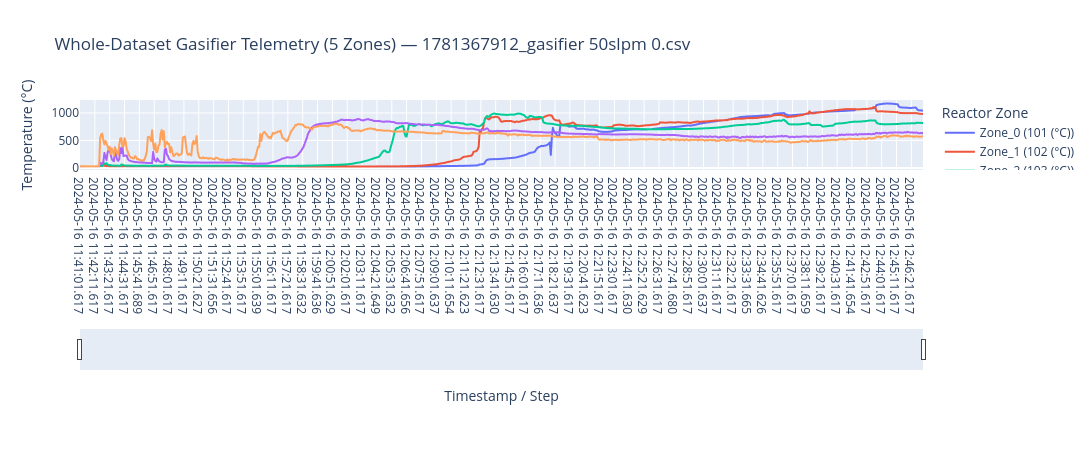
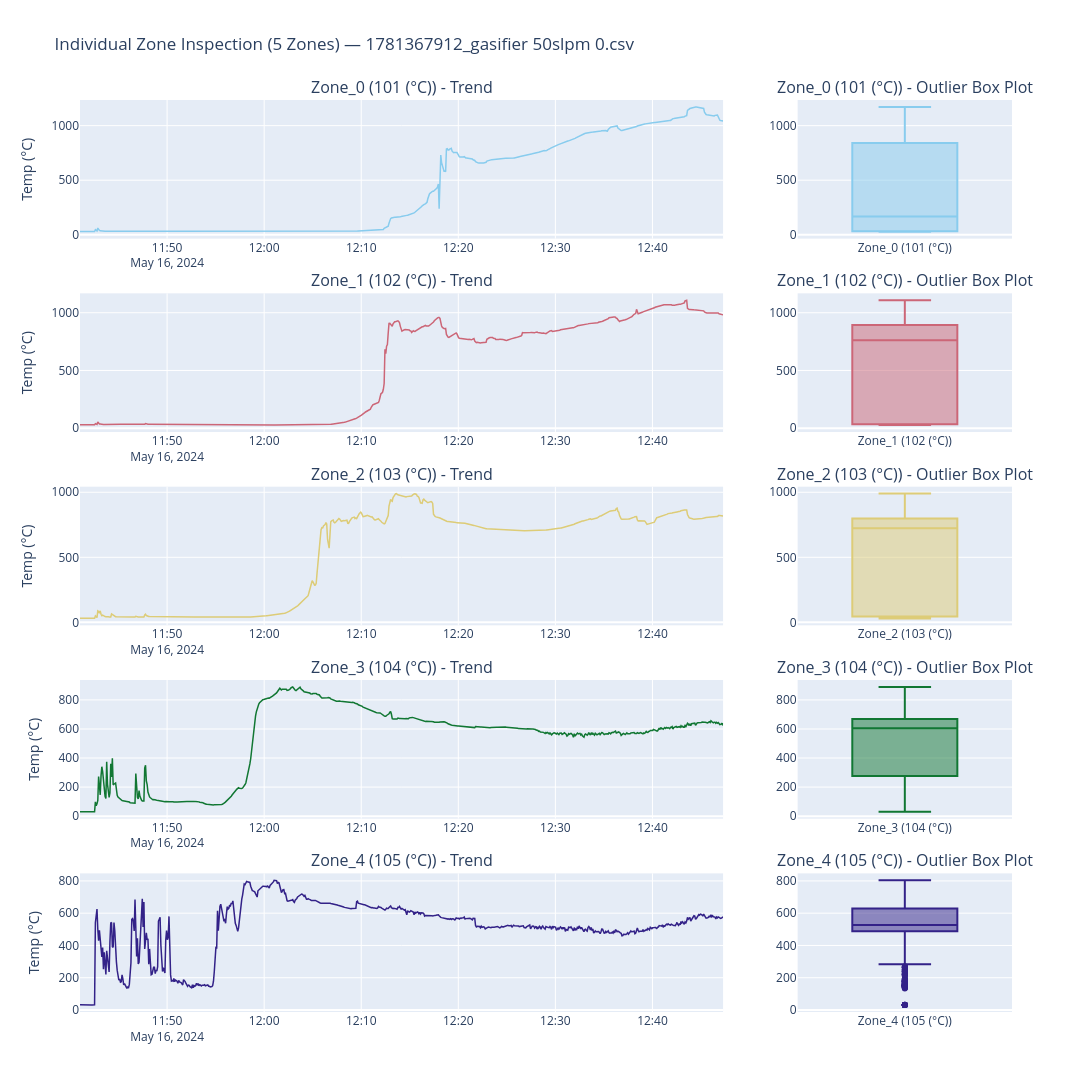
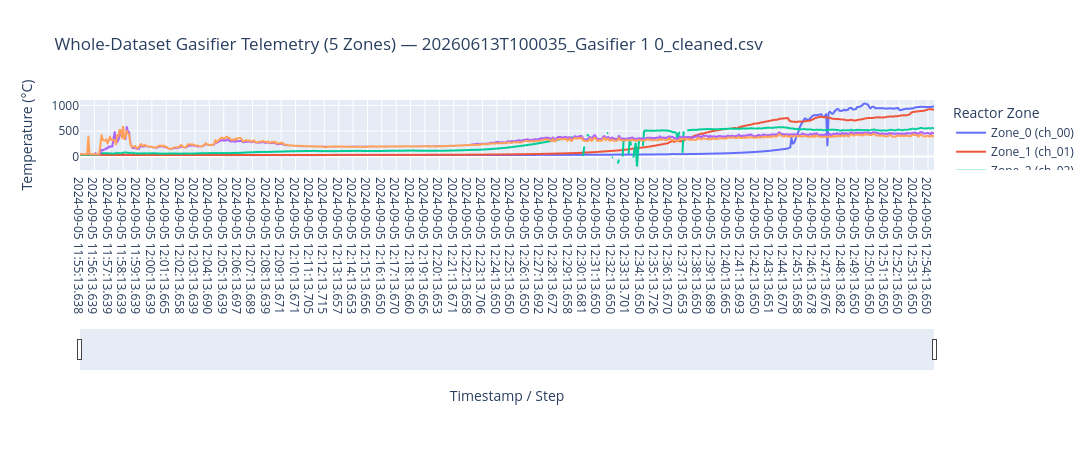
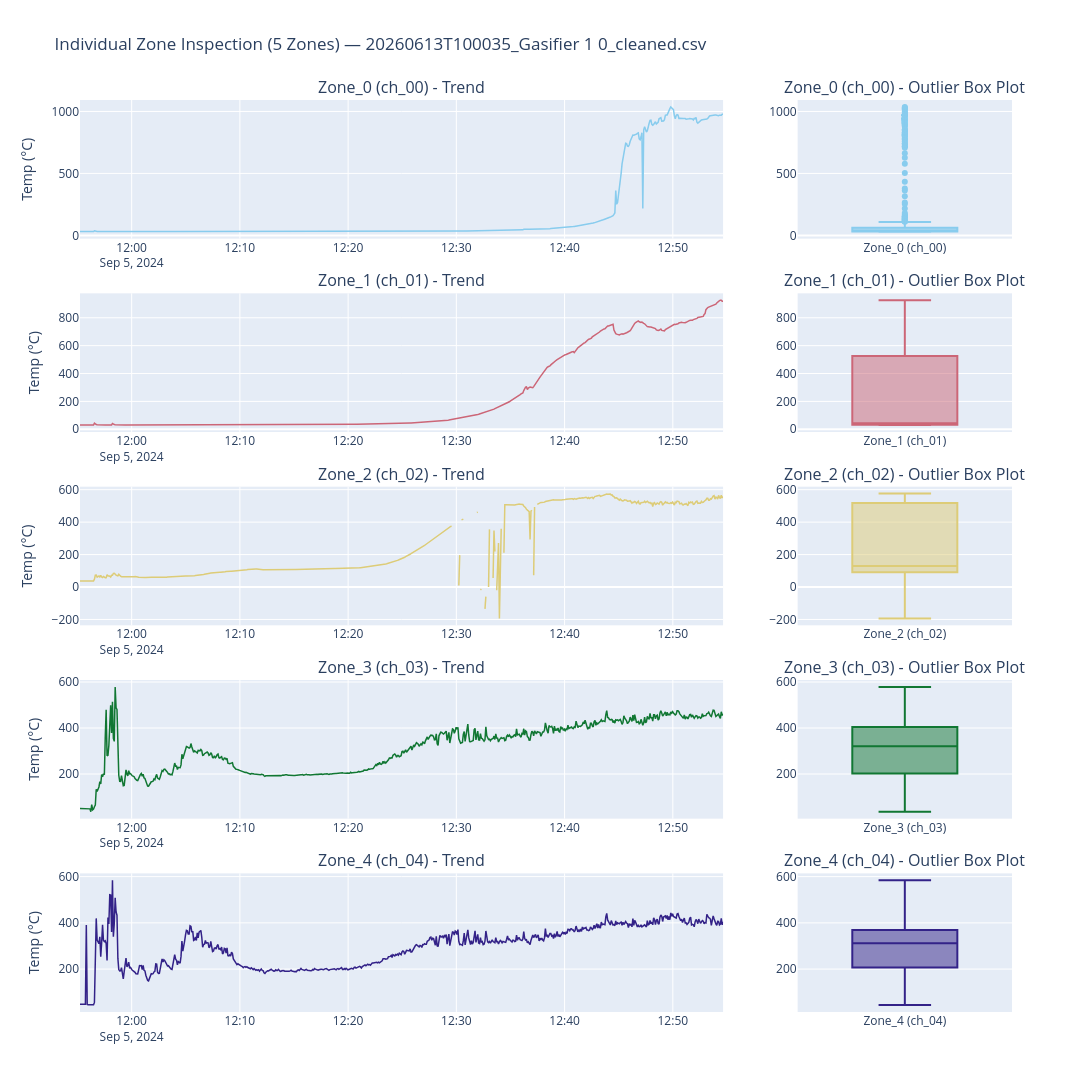

Here is the notebook cell these charts were saved with, in order:
### Code cell
import os
import glob
import numpy as np
import pandas as pd
import plotly.express as px
import plotly.graph_objects as go
from plotly.subplots import make_subplots

# =========================================================
# 1. ADAPTIVE LOADER & OVERLOAD SCRUBBER
# =========================================================
def load_biomass_file(file_path):
    """
    Loads raw Agilent or preprocessed Biomass files, standardizes column names
    to 5 thermal zones, and scrubs overload error codes (+9.9E+37).
    """
    file_name = os.path.basename(file_path)
    
    if "cleaned" in file_name.lower():
        df = pd.read_csv(file_path)
        df.columns = df.columns.str.strip()
        time_col = 'timestamp' if 'timestamp' in df.columns else df.index
        # Extract sensor feature columns
        sensor_cols = [col for col in df.columns if 'ch_' in col.lower()]
    else:
        # Scan for raw Agilent header row
        header_idx = 0
        with open(file_path, 'r', encoding='utf-8', errors='ignore') as f:
            for idx, line in enumerate(f):
                if any(key in line for key in ['Scan Num', '101 (', 'Scan Swee', '101Time']):
                    header_idx = idx
                    break
        df = pd.read_csv(file_path, skiprows=header_idx)
        df.columns = df.columns.str.strip()
        df = df.dropna(how='all', axis=1).dropna(how='all', axis=0)
        
        time_candidates = [col for col in df.columns if 'time' in col.lower() or 'swee' in col.lower()]
        time_col = time_candidates[0] if time_candidates else df.index
        sensor_cols = [col for col in df.columns if '°c' in col.lower()]

    # Standardize Timestamp column
    df['Timestamp_Clean'] = df[time_col] if isinstance(time_col, str) else df.index
    
    # SCRUB OVERLOAD ERRORS (+9.9E+37) & Standardize to float64
    clean_sensor_cols = []
    for idx, col in enumerate(sensor_cols[:5]):  # Focus on primary 5 zones
        clean_name = f"Zone_{idx} ({col})"
        df[clean_name] = pd.to_numeric(df[col], errors='coerce')
        # Replace extreme hardware overload constants with NaN
        df[clean_name] = df[clean_name].apply(lambda x: np.nan if (abs(x) > 10000 or x == np.inf) else x)
        clean_sensor_cols.append(clean_name)
            
    return df, clean_sensor_cols

# =========================================================
# 2. STATISTICAL ENGINE
# =========================================================
def compute_biomass_statistics(df, sensor_cols, file_name):
    """
    Computes univariate statistics for the 5 thermal reactor zones.
    """
    sensor_df = df[sensor_cols]
    
    print(f"================================================================")
    print(f" STATISTICAL SUMMARY: {file_name}")
    print(f"================================================================")
    
    stats_df = pd.DataFrame({
        'Mean': sensor_df.mean(),
        'Std Dev': sensor_df.std(),
        'Min': sensor_df.min(),
        '25% (Q1)': sensor_df.quantile(0.25),
        '50% (Median)': sensor_df.median(),
        '75% (Q3)': sensor_df.quantile(0.75),
        'Max': sensor_df.max(),
        'IQR': sensor_df.quantile(0.75) - sensor_df.quantile(0.25),
        'Skewness': sensor_df.skew(),
        'Kurtosis': sensor_df.kurtosis(),
        'Overloads Scrubbed (NaNs)': sensor_df.isnull().sum()
    })
    
    print(stats_df.round(2))
    print("================================================================\n")

# =========================================================
# 3. PER-FILE INTERACTIVE PLOTLY VISUALIZATIONS
# =========================================================
def plot_whole_dataset_bio(df, sensor_cols, file_name):
    """
    Renders the combined 5-zone time-series chart for a single file.
    """
    fig = px.line(
        df,
        x='Timestamp_Clean',
        y=sensor_cols,
        title=f"Whole-Dataset Gasifier Telemetry (5 Zones) — {file_name}",
        labels={'value': 'Temperature (°C)', 'variable': 'Reactor Zone', 'Timestamp_Clean': 'Timestamp / Step'}
    )
    fig.update_layout(
        hovermode='x unified',
        xaxis=dict(rangeslider=dict(visible=True), type='category'),
        height=450,
        width=1200
    )
    fig.show()

def plot_individual_features_bio(df, sensor_cols, file_name):
    """
    Renders a 5-row subplot grid pairing each zone's time-series trend 
    with its statistical box plot.
    """
    num_sensors = len(sensor_cols)
    fig = make_subplots(
        rows=num_sensors,
        cols=2,
        column_widths=[0.75, 0.25],
        subplot_titles=[item for sublist in [[f"{col} - Trend", f"{col} - Outlier Box Plot"] for col in sensor_cols] for item in sublist],
        horizontal_spacing=0.08,
        vertical_spacing=0.06
    )
    
    colors = px.colors.qualitative.Safe
    
    for idx, col in enumerate(sensor_cols):
        row_num = idx + 1
        color = colors[idx % len(colors)]
        
        # Left Column: Time-Series Trend
        fig.add_trace(
            go.Scatter(
                x=df['Timestamp_Clean'],
                y=df[col],
                mode='lines',
                name=col,
                line=dict(color=color, width=1.5),
                showlegend=False
            ),
            row=row_num, col=1
        )
        
        # Right Column: Box Plot
        fig.add_trace(
            go.Box(
                y=df[col].dropna(),
                name=col,
                marker_color=color,
                boxpoints='outliers',
                showlegend=False
            ),
            row=row_num, col=2
        )
        
        fig.update_yaxes(title_text="Temp (°C)", row=row_num, col=1)
        
    fig.update_layout(
        title_text=f"Individual Zone Inspection (5 Zones) — {file_name}",
        height=240 * num_sensors,
        width=1250,
        showlegend=False
    )
    fig.show()

# =========================================================
# 4. GLOBAL 6-CSV COMPARISON PLOT
# =========================================================
def plot_all_6_comparison(comparison_data):
    """
    Overlays the Primary Combustion Zone (Zone_0 / Channel 101 / ch_00) from all
    6 CSV files onto a single interactive Plotly figure for cross-experiment comparison.
    """
    fig = go.Figure()
    
    colors = px.colors.qualitative.Plotly
    
    for idx, (file_name, series) in enumerate(comparison_data.items()):
        color = colors[idx % len(colors)]
        
        fig.add_trace(
            go.Scatter(
                y=series.values,  # Plotted against scan index for uniform alignment
                mode='lines',
                name=file_name,
                line=dict(color=color, width=2.0),
                hovertemplate=f"<b>{file_name}</b><br>Scan Index: %{{x}}<br>Temp: %{{y:.2f}} °C<extra></extra>"
            )
        )
        
    fig.update_layout(
        title="<b>Cross-Experiment Comparison: Primary Combustion Zone across All 6 Runs</b>",
        xaxis_title="Relative Scan Step (Normalized Time Axis)",
        yaxis_title="Temperature (°C)",
        hovermode="x unified",
        legend=dict(title="Experiment / File Name", orientation="v", yanchor="top", y=1, xanchor="left", x=1.02),
        height=600,
        width=1300,
        xaxis=dict(rangeslider=dict(visible=True))
    )
    fig.show()

# =========================================================
# 5. EXECUTION LOOP Across All 6 Biomass CSVs
# =========================================================
biomass_dir = r"C:\Users\hari7\Documents\Anamoly Detection\uploads\uploads\Biomass"
csv_files = sorted(glob.glob(os.path.join(biomass_dir, "*.csv")))

print(f"Found {len(csv_files)} valid CSV files in Biomass folder. Processing each separately...\n")

# Dictionary to store Primary Zone series for the final 6-CSV overlay
primary_zone_comparison = {}

for i, sample_file in enumerate(csv_files, 1):
    file_name = os.path.basename(sample_file)
    print(f"\n======== PROCESSING FILE {i}/{len(csv_files)}: {file_name} ========")
    
    try:
        # 1. Load and scrub overload errors
        df_bio, sensors = load_biomass_file(sample_file)
        
        # 2. Compute statistics
        compute_biomass_statistics(df_bio, sensors, file_name)
        
        # 3. Generate Whole-Dataset Time-Series Plot
        plot_whole_dataset_bio(df_bio, sensors, file_name)
        
        # 4. Generate Individual Feature Box Plot & Trend Subplots
        plot_individual_features_bio(df_bio, sensors, file_name)
        
        # 5. Store the Primary Combustion Zone (Zone 0) for final comparison
        if len(sensors) > 0:
            primary_zone_comparison[file_name] = df_bio[sensors[0]].dropna()
            
    except Exception as e:
        print(f"❌ Error processing {file_name}: {e}")

# =========================================================
# 6. RENDER FINAL 6-CSV COMPARISON PLOT
# =========================================================
if primary_zone_comparison:
    print("\n======== GENERATING FINAL 6-CSV COMPARISON DASHBOARD ========")
    plot_all_6_comparison(primary_zone_comparison)

### Figure 1 — Plotly figure (JSON) as saved in the notebook; plotly's stock layout.template omitted (floating-point values rounded to 4 significant figures; data arrays with more than 128 entries replaced by an {"elided": "..."} marker saying what was removed)
{"data": [{"hovertemplate": "Reactor Zone=Zone_0 (101 (°C))<br>Timestamp / Step=%{x}<br>Temperature (°C)=%{y}<extra></extra>", "legendgroup": "Zone_0 (101 (°C))", "line": {"color": "#636efa", "dash": "solid"}, "marker": {"symbol": "circle"}, "mode": "lines", "name": "Zone_0 (101 (°C))", "showlegend": true, "type": "scattergl", "x": {"elided": "796 str values"}, "xaxis": "x", "y": {"elided": "796 float values"}, "yaxis": "y"}, {"hovertemplate": "Reactor Zone=Zone_1 (102 (°C))<br>Timestamp / Step=%{x}<br>Temperature (°C)=%{y}<extra></extra>", "legendgroup": "Zone_1 (102 (°C))", "line": {"color": "#EF553B", "dash": "solid"}, "marker": {"symbol": "circle"}, "mode": "lines", "name": "Zone_1 (102 (°C))", "showlegend": true, "type": "scattergl", "x": {"elided": "796 str values"}, "xaxis": "x", "y": {"elided": "796 float values"}, "yaxis": "y"}, {"hovertemplate": "Reactor Zone=Zone_2 (103 (°C))<br>Timestamp / Step=%{x}<br>Temperature (°C)=%{y}<extra></extra>", "legendgroup": "Zone_2 (103 (°C))", "line": {"color": "#00cc96", "dash": "solid"}, "marker": {"symbol": "circle"}, "mode": "lines", "name": "Zone_2 (103 (°C))", "showlegend": true, "type": "scattergl", "x": {"elided": "796 str values"}, "xaxis": "x", "y": {"elided": "796 float values"}, "yaxis": "y"}, {"hovertemplate": "Reactor Zone=Zone_3 (104 (°C))<br>Timestamp / Step=%{x}<br>Temperature (°C)=%{y}<extra></extra>", "legendgroup": "Zone_3 (104 (°C))", "line": {"color": "#ab63fa", "dash": "solid"}, "marker": {"symbol": "circle"}, "mode": "lines", "name": "Zone_3 (104 (°C))", "showlegend": true, "type": "scattergl", "x": {"elided": "796 str values"}, "xaxis": "x", "y": {"elided": "796 float values"}, "yaxis": "y"}, {"hovertemplate": "Reactor Zone=Zone_4 (105 (°C))<br>Timestamp / Step=%{x}<br>Temperature (°C)=%{y}<extra></extra>", "legendgroup": "Zone_4 (105 (°C))", "line": {"color": "#FFA15A", "dash": "solid"}, "marker": {"symbol": "circle"}, "mode": "lines", "name": "Zone_4 (105 (°C))", "showlegend": true, "type": "scattergl", "x": {"elided": "796 str values"}, "xaxis": "x", "y": {"elided": "796 float values"}, "yaxis": "y"}], "layout": {"height": 450, "hovermode": "x unified", "legend": {"title": {"text": "Reactor Zone"}, "tracegroupgap": 0}, "title": {"text": "Whole-Dataset Gasifier Telemetry (5 Zones) — 1781367912_gasifier 50slpm 0.csv"}, "width": 1200, "xaxis": {"anchor": "y", "domain": [0, 1], "rangeslider": {"visible": true}, "title": {"text": "Timestamp / Step"}, "type": "category"}, "yaxis": {"anchor": "x", "domain": [0, 1], "title": {"text": "Temperature (°C)"}}}}

### Figure 2 — Plotly figure (JSON) as saved in the notebook; plotly's stock layout.template omitted (floating-point values rounded to 4 significant figures; data arrays with more than 128 entries replaced by an {"elided": "..."} marker saying what was removed)
{"data": [{"line": {"color": "rgb(136, 204, 238)", "width": 1.5}, "mode": "lines", "name": "Zone_0 (101 (°C))", "showlegend": false, "type": "scatter", "x": {"elided": "796 str values"}, "xaxis": "x", "y": {"elided": "796 float values"}, "yaxis": "y"}, {"boxpoints": "outliers", "marker": {"color": "rgb(136, 204, 238)"}, "name": "Zone_0 (101 (°C))", "showlegend": false, "type": "box", "xaxis": "x2", "y": {"elided": "796 float values"}, "yaxis": "y2"}, {"line": {"color": "rgb(204, 102, 119)", "width": 1.5}, "mode": "lines", "name": "Zone_1 (102 (°C))", "showlegend": false, "type": "scatter", "x": {"elided": "796 str values"}, "xaxis": "x3", "y": {"elided": "796 float values"}, "yaxis": "y3"}, {"boxpoints": "outliers", "marker": {"color": "rgb(204, 102, 119)"}, "name": "Zone_1 (102 (°C))", "showlegend": false, "type": "box", "xaxis": "x4", "y": {"elided": "796 float values"}, "yaxis": "y4"}, {"line": {"color": "rgb(221, 204, 119)", "width": 1.5}, "mode": "lines", "name": "Zone_2 (103 (°C))", "showlegend": false, "type": "scatter", "x": {"elided": "796 str values"}, "xaxis": "x5", "y": {"elided": "796 float values"}, "yaxis": "y5"}, {"boxpoints": "outliers", "marker": {"color": "rgb(221, 204, 119)"}, "name": "Zone_2 (103 (°C))", "showlegend": false, "type": "box", "xaxis": "x6", "y": {"elided": "796 float values"}, "yaxis": "y6"}, {"line": {"color": "rgb(17, 119, 51)", "width": 1.5}, "mode": "lines", "name": "Zone_3 (104 (°C))", "showlegend": false, "type": "scatter", "x": {"elided": "796 str values"}, "xaxis": "x7", "y": {"elided": "796 float values"}, "yaxis": "y7"}, {"boxpoints": "outliers", "marker": {"color": "rgb(17, 119, 51)"}, "name": "Zone_3 (104 (°C))", "showlegend": false, "type": "box", "xaxis": "x8", "y": {"elided": "796 float values"}, "yaxis": "y8"}, {"line": {"color": "rgb(51, 34, 136)", "width": 1.5}, "mode": "lines", "name": "Zone_4 (105 (°C))", "showlegend": false, "type": "scatter", "x": {"elided": "796 str values"}, "xaxis": "x9", "y": {"elided": "796 float values"}, "yaxis": "y9"}, {"boxpoints": "outliers", "marker": {"color": "rgb(51, 34, 136)"}, "name": "Zone_4 (105 (°C))", "showlegend": false, "type": "box", "xaxis": "x10", "y": {"elided": "796 float values"}, "yaxis": "y10"}], "layout": {"annotations": [{"font": {"size": 16}, "showarrow": false, "text": "Zone_0 (101 (°C)) - Trend", "x": 0.345, "xanchor": "center", "xref": "paper", "y": 1, "yanchor": "bottom", "yref": "paper"}, {"font": {"size": 16}, "showarrow": false, "text": "Zone_0 (101 (°C)) - Outlier Box Plot", "x": 0.885, "xanchor": "center", "xref": "paper", "y": 1, "yanchor": "bottom", "yref": "paper"}, {"font": {"size": 16}, "showarrow": false, "text": "Zone_1 (102 (°C)) - Trend", "x": 0.345, "xanchor": "center", "xref": "paper", "y": 0.788, "yanchor": "bottom", "yref": "paper"}, {"font": {"size": 16}, "showarrow": false, "text": "Zone_1 (102 (°C)) - Outlier Box Plot", "x": 0.885, "xanchor": "center", "xref": "paper", "y": 0.788, "yanchor": "bottom", "yref": "paper"}, {"font": {"size": 16}, "showarrow": false, "text": "Zone_2 (103 (°C)) - Trend", "x": 0.345, "xanchor": "center", "xref": "paper", "y": 0.576, "yanchor": "bottom", "yref": "paper"}, {"font": {"size": 16}, "showarrow": false, "text": "Zone_2 (103 (°C)) - Outlier Box Plot", "x": 0.885, "xanchor": "center", "xref": "paper", "y": 0.576, "yanchor": "bottom", "yref": "paper"}, {"font": {"size": 16}, "showarrow": false, "text": "Zone_3 (104 (°C)) - Trend", "x": 0.345, "xanchor": "center", "xref": "paper", "y": 0.364, "yanchor": "bottom", "yref": "paper"}, {"font": {"size": 16}, "showarrow": false, "text": "Zone_3 (104 (°C)) - Outlier Box Plot", "x": 0.885, "xanchor": "center", "xref": "paper", "y": 0.364, "yanchor": "bottom", "yref": "paper"}, {"font": {"size": 16}, "showarrow": false, "text": "Zone_4 (105 (°C)) - Trend", "x": 0.345, "xanchor": "center", "xref": "paper", "y": 0.152, "yanchor": "bottom", "yref": "paper"}, {"font": {"size": 16}, "showarrow": false, "text": "Zone_4 (105 (°C)) - Outlier Box Plot", "x": 0.885, "xanchor": "center", "xref": "paper", "y": 0.152, "yanchor": "bottom", "yref": "paper"}], "height": 1200, "showlegend": false, "title": {"text": "Individual Zone Inspection (5 Zones) — 1781367912_gasifier 50slpm 0.csv"}, "width": 1250, "xaxis": {"anchor": "y", "domain": [0, 0.69]}, "xaxis10": {"anchor": "y10", "domain": [0.77, 1]}, "xaxis2": {"anchor": "y2", "domain": [0.77, 1]}, "xaxis3": {"anchor": "y3", "domain": [0, 0.69]}, "xaxis4": {"anchor": "y4", "domain": [0.77, 1]}, "xaxis5": {"anchor": "y5", "domain": [0, 0.69]}, "xaxis6": {"anchor": "y6", "domain": [0.77, 1]}, "xaxis7": {"anchor": "y7", "domain": [0, 0.69]}, "xaxis8": {"anchor": "y8", "domain": [0.77, 1]}, "xaxis9": {"anchor": "y9", "domain": [0, 0.69]}, "yaxis": {"anchor": "x", "domain": [0.848, 1], "title": {"text": "Temp (°C)"}}, "yaxis10": {"anchor": "x10", "domain": [0, 0.152]}, "yaxis2": {"anchor": "x2", "domain": [0.848, 1]}, "yaxis3": {"anchor": "x3", "domain": [0.636, 0.788], "title": {"text": "Temp (°C)"}}, "yaxis4": {"anchor": "x4", "domain": [0.636, 0.788]}, "yaxis5": {"anchor": "x5", "domain": [0.424, 0.576], "title": {"text": "Temp (°C)"}}, "yaxis6": {"anchor": "x6", "domain": [0.424, 0.576]}, "yaxis7": {"anchor": "x7", "domain": [0.212, 0.364], "title": {"text": "Temp (°C)"}}, "yaxis8": {"anchor": "x8", "domain": [0.212, 0.364]}, "yaxis9": {"anchor": "x9", "domain": [0, 0.152], "title": {"text": "Temp (°C)"}}}}

### Figure 3 — Plotly figure (JSON) as saved in the notebook; plotly's stock layout.template omitted (floating-point values rounded to 4 significant figures; data arrays with more than 128 entries replaced by an {"elided": "..."} marker saying what was removed)
{"data": [{"hovertemplate": "Reactor Zone=Zone_0 (ch_00)<br>Timestamp / Step=%{x}<br>Temperature (°C)=%{y}<extra></extra>", "legendgroup": "Zone_0 (ch_00)", "line": {"color": "#636efa", "dash": "solid"}, "marker": {"symbol": "circle"}, "mode": "lines", "name": "Zone_0 (ch_00)", "showlegend": true, "type": "scattergl", "x": {"elided": "714 str values"}, "xaxis": "x", "y": {"elided": "714 float values"}, "yaxis": "y"}, {"hovertemplate": "Reactor Zone=Zone_1 (ch_01)<br>Timestamp / Step=%{x}<br>Temperature (°C)=%{y}<extra></extra>", "legendgroup": "Zone_1 (ch_01)", "line": {"color": "#EF553B", "dash": "solid"}, "marker": {"symbol": "circle"}, "mode": "lines", "name": "Zone_1 (ch_01)", "showlegend": true, "type": "scattergl", "x": {"elided": "714 str values"}, "xaxis": "x", "y": {"elided": "714 float values"}, "yaxis": "y"}, {"hovertemplate": "Reactor Zone=Zone_2 (ch_02)<br>Timestamp / Step=%{x}<br>Temperature (°C)=%{y}<extra></extra>", "legendgroup": "Zone_2 (ch_02)", "line": {"color": "#00cc96", "dash": "solid"}, "marker": {"symbol": "circle"}, "mode": "lines", "name": "Zone_2 (ch_02)", "showlegend": true, "type": "scattergl", "x": {"elided": "714 str values"}, "xaxis": "x", "y": {"elided": "714 float values"}, "yaxis": "y"}, {"hovertemplate": "Reactor Zone=Zone_3 (ch_03)<br>Timestamp / Step=%{x}<br>Temperature (°C)=%{y}<extra></extra>", "legendgroup": "Zone_3 (ch_03)", "line": {"color": "#ab63fa", "dash": "solid"}, "marker": {"symbol": "circle"}, "mode": "lines", "name": "Zone_3 (ch_03)", "showlegend": true, "type": "scattergl", "x": {"elided": "714 str values"}, "xaxis": "x", "y": {"elided": "714 float values"}, "yaxis": "y"}, {"hovertemplate": "Reactor Zone=Zone_4 (ch_04)<br>Timestamp / Step=%{x}<br>Temperature (°C)=%{y}<extra></extra>", "legendgroup": "Zone_4 (ch_04)", "line": {"color": "#FFA15A", "dash": "solid"}, "marker": {"symbol": "circle"}, "mode": "lines", "name": "Zone_4 (ch_04)", "showlegend": true, "type": "scattergl", "x": {"elided": "714 str values"}, "xaxis": "x", "y": {"elided": "714 float values"}, "yaxis": "y"}], "layout": {"height": 450, "hovermode": "x unified", "legend": {"title": {"text": "Reactor Zone"}, "tracegroupgap": 0}, "title": {"text": "Whole-Dataset Gasifier Telemetry (5 Zones) — 20260613T100035_Gasifier 1 0_cleaned.csv"}, "width": 1200, "xaxis": {"anchor": "y", "domain": [0, 1], "rangeslider": {"visible": true}, "title": {"text": "Timestamp / Step"}, "type": "category"}, "yaxis": {"anchor": "x", "domain": [0, 1], "title": {"text": "Temperature (°C)"}}}}

### Figure 4 — Plotly figure (JSON) as saved in the notebook; plotly's stock layout.template omitted (floating-point values rounded to 4 significant figures; data arrays with more than 128 entries replaced by an {"elided": "..."} marker saying what was removed)
{"data": [{"line": {"color": "rgb(136, 204, 238)", "width": 1.5}, "mode": "lines", "name": "Zone_0 (ch_00)", "showlegend": false, "type": "scatter", "x": {"elided": "714 str values"}, "xaxis": "x", "y": {"elided": "714 float values"}, "yaxis": "y"}, {"boxpoints": "outliers", "marker": {"color": "rgb(136, 204, 238)"}, "name": "Zone_0 (ch_00)", "showlegend": false, "type": "box", "xaxis": "x2", "y": {"elided": "714 float values"}, "yaxis": "y2"}, {"line": {"color": "rgb(204, 102, 119)", "width": 1.5}, "mode": "lines", "name": "Zone_1 (ch_01)", "showlegend": false, "type": "scatter", "x": {"elided": "714 str values"}, "xaxis": "x3", "y": {"elided": "714 float values"}, "yaxis": "y3"}, {"boxpoints": "outliers", "marker": {"color": "rgb(204, 102, 119)"}, "name": "Zone_1 (ch_01)", "showlegend": false, "type": "box", "xaxis": "x4", "y": {"elided": "714 float values"}, "yaxis": "y4"}, {"line": {"color": "rgb(221, 204, 119)", "width": 1.5}, "mode": "lines", "name": "Zone_2 (ch_02)", "showlegend": false, "type": "scatter", "x": {"elided": "714 str values"}, "xaxis": "x5", "y": {"elided": "714 float values"}, "yaxis": "y5"}, {"boxpoints": "outliers", "marker": {"color": "rgb(221, 204, 119)"}, "name": "Zone_2 (ch_02)", "showlegend": false, "type": "box", "xaxis": "x6", "y": {"elided": "679 float values"}, "yaxis": "y6"}, {"line": {"color": "rgb(17, 119, 51)", "width": 1.5}, "mode": "lines", "name": "Zone_3 (ch_03)", "showlegend": false, "type": "scatter", "x": {"elided": "714 str values"}, "xaxis": "x7", "y": {"elided": "714 float values"}, "yaxis": "y7"}, {"boxpoints": "outliers", "marker": {"color": "rgb(17, 119, 51)"}, "name": "Zone_3 (ch_03)", "showlegend": false, "type": "box", "xaxis": "x8", "y": {"elided": "714 float values"}, "yaxis": "y8"}, {"line": {"color": "rgb(51, 34, 136)", "width": 1.5}, "mode": "lines", "name": "Zone_4 (ch_04)", "showlegend": false, "type": "scatter", "x": {"elided": "714 str values"}, "xaxis": "x9", "y": {"elided": "714 float values"}, "yaxis": "y9"}, {"boxpoints": "outliers", "marker": {"color": "rgb(51, 34, 136)"}, "name": "Zone_4 (ch_04)", "showlegend": false, "type": "box", "xaxis": "x10", "y": {"elided": "714 float values"}, "yaxis": "y10"}], "layout": {"annotations": [{"font": {"size": 16}, "showarrow": false, "text": "Zone_0 (ch_00) - Trend", "x": 0.345, "xanchor": "center", "xref": "paper", "y": 1, "yanchor": "bottom", "yref": "paper"}, {"font": {"size": 16}, "showarrow": false, "text": "Zone_0 (ch_00) - Outlier Box Plot", "x": 0.885, "xanchor": "center", "xref": "paper", "y": 1, "yanchor": "bottom", "yref": "paper"}, {"font": {"size": 16}, "showarrow": false, "text": "Zone_1 (ch_01) - Trend", "x": 0.345, "xanchor": "center", "xref": "paper", "y": 0.788, "yanchor": "bottom", "yref": "paper"}, {"font": {"size": 16}, "showarrow": false, "text": "Zone_1 (ch_01) - Outlier Box Plot", "x": 0.885, "xanchor": "center", "xref": "paper", "y": 0.788, "yanchor": "bottom", "yref": "paper"}, {"font": {"size": 16}, "showarrow": false, "text": "Zone_2 (ch_02) - Trend", "x": 0.345, "xanchor": "center", "xref": "paper", "y": 0.576, "yanchor": "bottom", "yref": "paper"}, {"font": {"size": 16}, "showarrow": false, "text": "Zone_2 (ch_02) - Outlier Box Plot", "x": 0.885, "xanchor": "center", "xref": "paper", "y": 0.576, "yanchor": "bottom", "yref": "paper"}, {"font": {"size": 16}, "showarrow": false, "text": "Zone_3 (ch_03) - Trend", "x": 0.345, "xanchor": "center", "xref": "paper", "y": 0.364, "yanchor": "bottom", "yref": "paper"}, {"font": {"size": 16}, "showarrow": false, "text": "Zone_3 (ch_03) - Outlier Box Plot", "x": 0.885, "xanchor": "center", "xref": "paper", "y": 0.364, "yanchor": "bottom", "yref": "paper"}, {"font": {"size": 16}, "showarrow": false, "text": "Zone_4 (ch_04) - Trend", "x": 0.345, "xanchor": "center", "xref": "paper", "y": 0.152, "yanchor": "bottom", "yref": "paper"}, {"font": {"size": 16}, "showarrow": false, "text": "Zone_4 (ch_04) - Outlier Box Plot", "x": 0.885, "xanchor": "center", "xref": "paper", "y": 0.152, "yanchor": "bottom", "yref": "paper"}], "height": 1200, "showlegend": false, "title": {"text": "Individual Zone Inspection (5 Zones) — 20260613T100035_Gasifier 1 0_cleaned.csv"}, "width": 1250, "xaxis": {"anchor": "y", "domain": [0, 0.69]}, "xaxis10": {"anchor": "y10", "domain": [0.77, 1]}, "xaxis2": {"anchor": "y2", "domain": [0.77, 1]}, "xaxis3": {"anchor": "y3", "domain": [0, 0.69]}, "xaxis4": {"anchor": "y4", "domain": [0.77, 1]}, "xaxis5": {"anchor": "y5", "domain": [0, 0.69]}, "xaxis6": {"anchor": "y6", "domain": [0.77, 1]}, "xaxis7": {"anchor": "y7", "domain": [0, 0.69]}, "xaxis8": {"anchor": "y8", "domain": [0.77, 1]}, "xaxis9": {"anchor": "y9", "domain": [0, 0.69]}, "yaxis": {"anchor": "x", "domain": [0.848, 1], "title": {"text": "Temp (°C)"}}, "yaxis10": {"anchor": "x10", "domain": [0, 0.152]}, "yaxis2": {"anchor": "x2", "domain": [0.848, 1]}, "yaxis3": {"anchor": "x3", "domain": [0.636, 0.788], "title": {"text": "Temp (°C)"}}, "yaxis4": {"anchor": "x4", "domain": [0.636, 0.788]}, "yaxis5": {"anchor": "x5", "domain": [0.424, 0.576], "title": {"text": "Temp (°C)"}}, "yaxis6": {"anchor": "x6", "domain": [0.424, 0.576]}, "yaxis7": {"anchor": "x7", "domain": [0.212, 0.364], "title": {"text": "Temp (°C)"}}, "yaxis8": {"anchor": "x8", "domain": [0.212, 0.364]}, "yaxis9": {"anchor": "x9", "domain": [0, 0.152], "title": {"text": "Temp (°C)"}}}}
